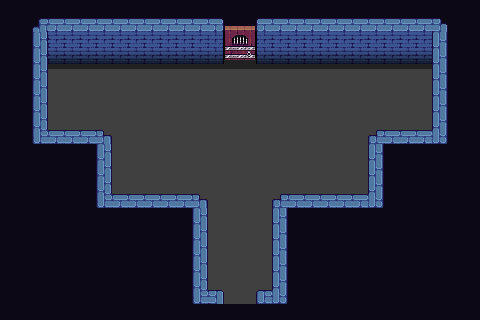

The image is a tile-based game level rendered from a .tmx file. Its description and complete source (layers, tilesets, objects, tile grids) follow:
An orthogonal 30x20 tile map with 16x16 px tiles, 2 tile layers (Base, Ground), 1 hidden layer not drawn, 3 tilesets.

<map version="1.8" tiledversion="1.8.2" orientation="orthogonal" renderorder="right-down" width="30" height="20" tilewidth="16" tileheight="16" infinite="0" nextlayerid="7" nextobjectid="7">
 <properties>
  <property name="Dungeon" value="Forest" />
  <property name="MapType" value="Forest" />
 </properties>
 <tileset firstgid="1" source="../Tilesets/stock_dungeon_walls.tsx" />
 <tileset firstgid="369" source="../Tilesets/stock_dungeon_floor.tsx" />
 <tileset firstgid="707" source="../Tilesets/stock_dungeon_stairs.tsx" />
 <layer id="1" name="Base" width="30" height="20">
  <data encoding="csv">
438,438,438,438,438,438,438,438,438,438,438,438,438,438,438,438,438,438,438,438,438,438,438,438,438,438,438,438,438,438,
438,438,438,438,438,438,438,438,438,438,438,438,438,438,438,438,438,438,438,438,438,438,438,438,438,438,438,438,438,438,
438,438,401,401,401,401,401,401,401,401,401,401,401,401,401,401,401,401,401,401,401,401,401,401,401,401,401,438,438,438,
438,438,401,401,401,401,401,401,401,401,401,401,401,401,401,401,401,401,401,401,401,401,401,401,401,401,401,438,438,438,
438,438,401,401,401,401,401,401,401,401,401,401,401,401,401,401,401,401,401,401,401,401,401,401,401,401,401,438,438,438,
438,438,401,401,401,401,401,401,401,401,401,401,401,401,401,401,401,401,401,401,401,401,401,401,401,401,401,438,438,438,
438,438,401,401,401,401,401,401,401,401,401,401,401,401,401,401,401,401,401,401,401,401,401,401,401,401,401,438,438,438,
438,438,401,401,401,401,401,401,401,401,401,401,401,401,401,401,401,401,401,401,401,401,401,401,401,401,401,438,438,438,
438,438,401,401,401,401,401,401,401,401,401,401,401,401,401,401,401,401,401,401,401,401,401,401,401,401,401,438,438,438,
438,438,438,438,438,438,401,401,401,401,401,401,401,401,401,401,401,401,401,401,401,401,401,401,438,438,438,438,438,438,
438,438,438,438,438,438,401,401,401,401,401,401,401,401,401,401,401,401,401,401,401,401,401,401,438,438,438,438,438,438,
438,438,438,438,438,438,401,401,401,401,401,401,401,401,401,401,401,401,401,401,401,401,401,401,438,438,438,438,438,438,
438,438,438,438,438,438,401,401,401,401,401,401,401,401,401,401,401,401,401,401,401,401,401,401,438,438,438,438,438,438,
438,438,438,438,438,438,438,438,438,438,438,438,401,401,401,401,401,401,438,438,438,438,438,438,438,438,438,438,438,438,
438,438,438,438,438,438,438,438,438,438,438,438,401,401,401,401,401,401,438,438,438,438,438,438,438,438,438,438,438,438,
438,438,438,438,438,438,438,438,438,438,438,438,401,401,401,401,401,401,438,438,438,438,438,438,438,438,438,438,438,438,
438,438,438,438,438,438,438,438,438,438,438,438,401,401,401,401,401,401,438,438,438,438,438,438,438,438,438,438,438,438,
438,438,438,438,438,438,438,438,438,438,438,438,401,401,401,401,401,401,438,438,438,438,438,438,438,438,438,438,438,438,
438,438,438,438,438,438,438,438,438,438,438,438,401,401,401,401,401,401,438,438,438,438,438,438,438,438,438,438,438,438,
438,438,438,438,438,438,438,438,438,438,438,438,438,438,438,438,438,438,438,438,438,438,438,438,438,438,438,438,438,438
</data>
 </layer>
 <layer id="2" name="Ground" width="30" height="20">
  <data encoding="csv">
0,0,0,0,0,0,0,0,0,0,0,0,0,0,0,0,0,0,0,0,0,0,0,0,0,0,0,0,0,0,
0,0,51,95,95,95,95,95,95,95,95,95,95,66,67,68,120,95,95,95,95,95,95,95,95,95,95,52,0,0,
0,0,71,118,118,118,118,118,118,118,118,118,118,89,90,91,117,118,118,118,118,118,118,118,118,118,118,73,0,0,
0,0,71,141,141,141,141,141,141,141,141,141,141,112,113,114,140,141,141,141,141,141,141,141,141,141,141,73,0,0,
0,0,71,271,271,271,271,271,271,271,271,271,271,271,271,271,271,271,271,271,271,271,271,271,271,271,271,73,0,0,
0,0,71,0,0,0,0,0,0,0,0,0,0,0,0,0,0,0,0,0,0,0,0,0,0,0,0,73,0,0,
0,0,71,0,0,0,0,0,0,0,0,0,0,0,0,0,0,0,0,0,0,0,0,0,0,0,0,73,0,0,
0,0,71,0,0,0,0,0,0,0,0,0,0,0,0,0,0,0,0,0,0,0,0,0,0,0,0,73,0,0,
0,0,94,95,49,49,27,0,0,0,0,0,0,0,0,0,0,0,0,0,0,0,0,25,49,95,95,96,0,0,
0,0,0,0,0,0,71,0,0,0,0,0,0,0,0,0,0,0,0,0,0,0,0,73,0,0,0,0,0,0,
0,0,0,0,0,0,71,0,0,0,0,0,0,0,0,0,0,0,0,0,0,0,0,73,0,0,0,0,0,0,
0,0,0,0,0,0,71,0,0,0,0,0,0,0,0,0,0,0,0,0,0,0,0,73,0,0,0,0,0,0,
0,0,0,0,0,0,94,49,49,49,49,49,27,0,0,0,0,25,49,49,49,49,49,96,0,0,0,0,0,0,
0,0,0,0,0,0,0,0,0,0,0,0,71,0,0,0,0,73,0,0,0,0,0,0,0,0,0,0,0,0,
0,0,0,0,0,0,0,0,0,0,0,0,71,0,0,0,0,73,0,0,0,0,0,0,0,0,0,0,0,0,
0,0,0,0,0,0,0,0,0,0,0,0,71,0,0,0,0,73,0,0,0,0,0,0,0,0,0,0,0,0,
0,0,0,0,0,0,0,0,0,0,0,0,71,0,0,0,0,73,0,0,0,0,0,0,0,0,0,0,0,0,
0,0,0,0,0,0,0,0,0,0,0,0,71,0,0,0,0,73,0,0,0,0,0,0,0,0,0,0,0,0,
0,0,0,0,0,0,0,0,0,0,0,0,94,75,0,0,48,96,0,0,0,0,0,0,0,0,0,0,0,0,
0,0,0,0,0,0,0,0,0,0,0,0,0,0,0,0,0,0,0,0,0,0,0,0,0,0,0,0,0,0
</data>
 </layer>
 <layer id="3" name="Upper" width="30" height="20" visible="0">
  <data encoding="csv">
0,0,0,0,0,0,0,0,0,0,0,0,0,0,0,0,0,0,0,0,0,0,0,0,0,0,0,0,0,0,
0,0,0,0,0,0,0,0,0,0,0,0,0,0,0,0,0,0,0,0,0,0,0,0,0,0,0,0,0,0,
0,0,0,0,0,0,0,0,0,0,0,0,0,0,0,0,0,0,0,0,0,0,0,0,0,0,0,0,0,0,
0,0,0,0,0,0,0,0,0,0,0,0,0,0,0,0,0,0,0,0,0,0,0,0,0,0,0,0,0,0,
0,0,0,0,0,0,0,0,0,0,0,0,0,0,0,0,0,0,0,0,0,0,0,0,0,0,0,0,0,0,
0,0,0,0,0,0,0,0,0,0,0,0,0,0,0,0,0,0,0,0,0,0,0,0,0,0,0,0,0,0,
0,0,0,0,0,0,0,0,0,0,0,0,0,0,0,0,0,0,0,0,0,0,0,0,0,0,0,0,0,0,
0,0,0,0,0,0,0,0,0,0,0,0,0,0,0,0,0,0,0,0,0,0,0,0,0,0,0,0,0,0,
0,0,0,0,0,0,0,0,0,0,0,0,0,0,0,0,0,0,0,0,0,0,0,0,0,0,0,0,0,0,
0,0,0,0,0,0,0,0,0,0,0,0,0,0,0,0,0,0,0,0,0,0,0,0,0,0,0,0,0,0,
0,0,0,0,0,0,0,0,0,0,0,0,0,0,0,0,0,0,0,0,0,0,0,0,0,0,0,0,0,0,
0,0,0,0,0,0,0,0,0,0,0,0,0,0,0,0,0,0,0,0,0,0,0,0,0,0,0,0,0,0,
0,0,0,0,0,0,0,0,0,0,0,0,0,0,0,0,0,0,0,0,0,0,0,0,0,0,0,0,0,0,
0,0,0,0,0,0,0,0,0,0,0,0,0,0,0,0,0,0,0,0,0,0,0,0,0,0,0,0,0,0,
0,0,0,0,0,0,0,0,0,0,0,0,0,0,0,0,0,0,0,0,0,0,0,0,0,0,0,0,0,0,
0,0,0,0,0,0,0,0,0,0,0,0,0,0,0,0,0,0,0,0,0,0,0,0,0,0,0,0,0,0,
0,0,0,0,0,0,0,0,0,0,0,0,0,0,0,0,0,0,0,0,0,0,0,0,0,0,0,0,0,0,
0,0,0,0,0,0,0,0,0,0,0,0,0,0,0,0,0,0,0,0,0,0,0,0,0,0,0,0,0,0,
0,0,0,0,0,0,0,0,0,0,0,0,0,0,0,0,0,0,0,0,0,0,0,0,0,0,0,0,0,0,
0,0,0,0,0,0,0,0,0,0,0,0,0,0,0,0,0,0,0,0,0,0,0,0,0,0,0,0,0,0
</data>
 </layer>
 <objectgroup id="4" name="Travel" />
 <objectgroup id="5" name="MapObject" />
 <objectgroup id="6" name="Character" />
</map>
